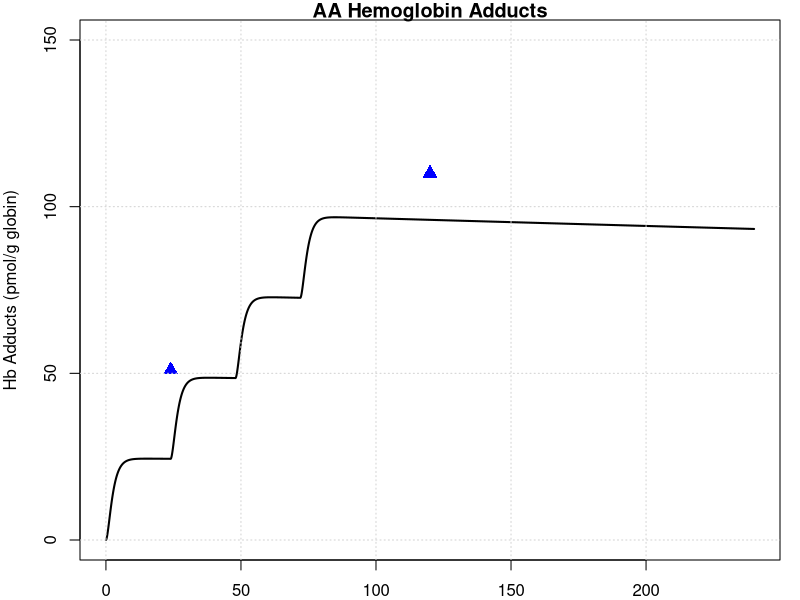

R code for this plot:
library(deSolve) ;library(minpack.lm)
graphics.off()

# body weight in kg
BW = 70 
# fractions of BW ## https://journals.sagepub.com/doi/pdf/10.1177/ANIB_32_3-4
F_B = 0.079 
F_B_AB = 0.35 #fraction: arterial blood of blood volume
F_B_VB = 0.65 #fraction: venous blood of blood volume
F_Li = 0.026
F_Ki = 0.0044
F_T = 1-(F_B+F_Li+F_Ki)
# organ volumes in L
V_AB <- BW*F_B*F_B_AB 
V_VB <- BW*F_B*F_B_VB 

V_T <- BW*F_T
V_Ki <- BW*F_Ki
V_Li <- BW*F_Li
# cardiac output in L/(kg*h)
## https://journals.sagepub.com/doi/pdf/10.1177/ANIB_32_3-4
QCC = 16        #12.5 # maybe 14 or 6.5 check?
Q_C = QCC*BW^0.75
# FQ_P = 2.5/100 Trine: We don't have a lung compartment in this model
FQ_Li = 0.255
FQ_Ki = 0.19 #total - there is also an aterial flow rate 
FQ_T = 1 -( FQ_Li + FQ_Ki) # +FQ_P) Trine: We don't have a lung compartment in this model
Q_Li <- Q_C*FQ_Li
Q_Ki <- Q_C*FQ_Ki
Q_T <- Q_C*FQ_T

MW_aa = 71   # mg/mmol
MW_ga = 87   # mg/mmol
MW_GSH = 307.32 # mg/mmol
k_0_GSH = 7   # from Sweeney paper.
MW_GSH = 307.32     # mg/mmol

# partition coefficient 
pAA_TB = .2        # Tissue::blood partition AA, Sweeney et al (2010) paper
pAA_KiB = 0.8      # Kidney::blood partition AA, Sweeney et al (2010) paper
pAA_LiB = 0.4      # liver::blood partition AA, Sweeney et al (2010) paper
# Maybe we said it earlier and these parameters are not sensitive to the model, but from which paper did you get the values of these partition coefs., 
# in the paper of Sweeney and of Li are different pAA_LiB = 0.4 and pAA_KiB = 0.8.

# reaction rate constants 
k_AAuptake = 1 #1/h

k_onAA_T = 0.028  #1/h     #  from Sweenney
k_onAA_B = 0.036  #1/h
k_onAA_Li = 0.71 #1/h
k_onAA_Ki = 0.13 #1/h

# from 0.23 to 0.35
k_cl_GSH = 0.035   # 1/h   #  Reed et al. 2008 'A mathematical model of glutathione metabolism'
# doi:10.1186/1742-4682-5-8

k_exc_AAMA = 0.049  ## MK Furh et al. report on Elimination half-life of AAMA as ~17.4 h, then k_exc_AAMA=0.0398 h-1#
# 'Toxicokinetics of acrylamide in humans after ingestion of a defined dose in a test meal to improve risk assessment for acrylamide carcinogenicity'
# DOI: 10.1158/1055-9965.EPI-05-0647
# 0.049 #1/h or 0.13 # this will change the shape

# Maximum velocity for enzymatic reaction 
V_max_p450 = 9 /MW_aa*BW^0.7  # mg/h  from Sweenney paper, checked!
# maximum rate of GA and AA conjugation with GSH (mg/(h BW^0.7))
Vmax_AA_GSH <- 24*BW^0.7 # from the Sweeny  fitted   mg/h

# +++++++++++++++++++++++++++++++++++++++++++++++++++++++++++++++++
# PARAMETERS FOR GA
# +++++++++++++++++++++++++++++++++++++++++++++++++++++++++++++++++
# partition coefficient
pGA_TB = 1.35 # Have been calculated from the Doerge et al 2005 paper on TK in mice
pGA_LiB = 0.63 # Have been calculated from the Doerge et al 2005 paper on TK in mice
pGA_KiB = .3

#k_onGA_GSH = 0.8 #L/(mmol h)
k_onGA_T = 0.69        #1/h
k_onGA_B = 0.108       #1/h
k_onGA_Ki = k_onAA_T/2 #1/h
k_onGA_Li = 0.115      #1/h

k_exc_GAMA = 0.027   ##MK Furh et al. report on Elimination half-life of GAMA: ~25.1 hours, then k_exc_GAMA = 0.0276 h-1##  
# 0.077 #1/h  # or 0.027 # from sweeney # 
k_exc_GAOH = 0.077     # 1/h  # from sweeney
# (removed as no longer used) k_exc_GA <- .4         # 1/h Q_Ki*0.025

# Maximum velocity for enzymatic reaction 
V_max_EH = 20 *BW^0.7  
KM_p450 = 10.0
KM_EH = 100.0
# maximum rate of GA and AA conjugation with GSH (mg/(h BW^0.7))
Vmax_GA_GSH <- 20*BW^0.7 # from the Sweeny ( Vmax_GC2 )  fitted   mg/h

KMG1 = 50  #!Km with respect to AA for GSH conjugation mg/L (from Sweeny code) 
# Trine: This should be mg. Delete the term MW_aa
# Sweeney has this parameter for rats ans 100 mg/L why did you use this number and why divived by MW??

KMGG = .1/MW_GSH    # !KM with respect to GSH for AA or GA conjugation with GSH mmol/L. Trine: should be mg/L
####and that this is 307 mg/L #This comment is wrong ignore
KMG2 = 100        #!Km with respect to GA for GSH conjugation mM. Trine: This should be mg. Delete the term MW_aa
# The same comment as for KMG1

# from the code, not from paper
KPT_Li = 0.015    # !'protein turnover rate in liver'# this is confimred in the exp. values of Sweeney
KPT_Ki = 0.013    # !'protein turnover rate in kidney'# 1/h this is 0.012 in Sweeney, I guess its not much of difference
#KPTR   = 1        # !'protein turnover rate in rpt'# this is 0.012 in Li et.al
KPTS   = 0.0039   # !'protein turnover rate in spt'# and this they have it 0.0051 Sweeney and Li 0.0012 refering to Sweeney
KPTRB  = 0.00035  # (correct by Maria)    # !'protein turnover rate in rbc'# how did we get that?
KPTPL  = 0.012    # !'protein turnover rate in plasma'# Sweeney has 0.012 for this value

kpb_Li = 0.1    #!protein binding in liver
kpbk_ki = 0.08   #!protein binding in kidney
kpbr1 = 0.08  # !protein binding in rpt
kpbs1 = 0.08   #!protein binding in spt
kpbrb1 = 0.01 # !protein binding in rbc (hemoglobin binding)
kpbpl1 = 0.01   #!protein binding in plasma 
reactratio = 2.0  #!reactivity ratio with protein, AA/GA
kpb_Li_2 = kpb_Li/reactratio    #!protein binding in liver
kpbk2 = kpbk_ki/reactratio    #!protein binding in kidney
kpbr2 = kpbr1/reactratio    #!protein binding in rpt
kpbs2 = kpbs1/reactratio    #!protein binding in spt
kpbrb2 = kpbrb1/reactratio  #!protein binding in rbc (hemoglobin binding)
kpbpl2 = kpbpl1/reactratio  #!protein binding in plasma 

#  Formation Constants ( L / g_Hb h )
K_FORM_AA_VAL <- 1 
K_FORM_GA_VAL <- 34000 

# 3. Removal Constants (1/h)
K_REM_AA_VAL <- 0.00035 # 0.00035
K_REM_GA_VAL <- 0.00035 # 0.00035


hematocrit = 0.40 # fraction of blood volume that is red blood cells. Male: ~0.42–0.52  Female: ~0.37–0.47  
V_RBC = hematocrit * V_VB
k_deg_Hb = log(2)/(120*24)  # ≈ 0.00024 1/h RBC lifespan (~120 days)

# +++++++++++++++++++++++++++++++++++++++++++++++++++++++++++++++++
# create list of parameter
# +++++++++++++++++++++++++++++++++++++++++++++++++++++++++++++++++
params <- unlist(c(data.frame(pAA_TB, pAA_LiB, pAA_KiB,
                              pGA_TB, pGA_LiB, pGA_KiB,
                              k_onAA_T, k_onAA_B, k_onAA_Li,  k_onAA_Ki,
                              k_onGA_T, k_onGA_B, k_onGA_Li, k_onGA_Ki, 
                              k_exc_AAMA, k_exc_GAMA,
                              k_cl_GSH, V_max_p450, KM_p450, V_max_EH, KM_EH,
                              k_AAuptake)
))
yini <- c(m_AA_AB = 0.0, m_GA_AB = 0.0, m_AA_VB = 0.0, m_GA_VB = 0.0,
          m_AA_Ki = 0.0, m_GA_Ki = 0.0, m_AA_dose = 0 ,
          m_AA_Li = 0.0, m_AAMA = 0.0,  m_GA_Li = 0.0, m_GAMA  = 0.0,       
          m_GSH_Li = k_0_GSH * V_Li * MW_GSH, 
          m_AA_T = 0.0, m_GA_T = 0.0, m_GAOH = 0.0, 
          m_AA_Hb = 0.0,   # <-- AA-hemoglobin adduct
          m_GA_Hb = 0.0    # <-- GA-hemoglobin adduct
)
# ++++++++++++++++++++++++++++++++++++++++++++++++++++++++++++++++++
# PBPK model for Acrylamide (AA) with GA and mass-balance diagnostics
# ++++++++++++++++++++++++++++++++++++++++++++++++++++++++++++++++++
PBPKmodelAA <- function(t, state, parameter) {
  with(as.list(c(t, state, parameter)), {
    
    #---#---#  Model for AA  #---#---#
    # concentrations blood in the organs in mg/L
    c_AA_AB <- m_AA_AB / V_AB
    c_AA_VB <- m_AA_VB / V_VB
    c_AA_T  <- m_AA_T  / V_T
    c_AA_Li <- m_AA_Li / V_Li   
    c_AA_Ki <- m_AA_Ki / V_Ki
    
    c_GSH_Li <- m_GSH_Li / V_Li
    
    # units checked -> mg/h
    dm_AA_dose <- - k_AAuptake * m_AA_dose
    
    # AB::aterial blood
    # units checked -> mg/h
    dm_AA_AB <- Q_C * (c_AA_VB - c_AA_AB) - k_onAA_B * m_AA_AB
    # VB::venous blood
    dm_AA_VB <- Q_T * (c_AA_T / pAA_TB) + Q_Li * (c_AA_Li / pAA_LiB) + Q_Ki * (c_AA_Ki / pAA_KiB) -
      Q_C * c_AA_VB - k_onAA_B * m_AA_VB
    # overall turnover / bound pool in blood (diagnostic of binding turnover)
    
    # ++++++++++++++++++++++++++++++++++++++++++++++++++++++++++++++++++
    # ++++++++++++++++++++++++++++++++++++++++++++++++++++++++++++++++++
    #  terminal valine hemoglobin adducts
    dm_AA_Hb <- K_FORM_AA_VAL * c_AA_VB * V_RBC/MW_aa - k_deg_Hb * m_AA_Hb
    # ++++++++++++++++++++++++++++++++++++++++++++++++++++++++++++++++++
    # ++++++++++++++++++++++++++++++++++++++++++++++++++++++++++++++++++
    
    
    # Kidney
    dm_AA_Ki <- Q_Ki * c_AA_AB - Q_Ki * (c_AA_Ki / pAA_KiB) - k_onAA_Ki * m_AA_Ki
 
    # liver metabolism (AA -> GA via P450 and AA -> AAMA via GSH conjugation)
    metAA_GSH  <- Vmax_AA_GSH * c_AA_Li * c_GSH_Li / ((KMG1 + c_AA_Li) * (KMGG + c_GSH_Li))
    metAA_P450 <- V_max_p450 * MW_aa * c_AA_Li / (KM_p450 + c_AA_Li)
    
    # Liver mass balance for AA
    dm_AA_Li <- Q_Li * (c_AA_AB - c_AA_Li / pAA_LiB) + k_AAuptake * m_AA_dose -
      k_onAA_Li * m_AA_Li - metAA_P450 - metAA_GSH

    # Tissue
    dm_AA_T <- Q_T * (c_AA_AB - c_AA_T / pAA_TB) - k_onAA_T * m_AA_T
   
    # Urine / metabolite AAMA (from AA via GSH conjugation)
    dm_AAMA <- metAA_GSH - m_AAMA * k_exc_AAMA
    
    
    ########################################################################################
    #-GA-#-GA-#  Model for GA  #-GA-#-GA-#    
    # concentrations blood in the organs in mg/L
    c_GA_AB <- m_GA_AB / V_AB
    c_GA_VB <- m_GA_VB / V_VB
    c_GA_T  <- m_GA_T  / V_T
    c_GA_Li <- m_GA_Li / V_Li
    c_GA_Ki <- m_GA_Ki / V_Ki
    
    # Blood
    dm_GA_AB <- Q_C * (c_GA_VB - c_GA_AB) - k_onGA_B * m_GA_AB
    dm_GA_VB <- Q_T * (c_GA_T / pGA_TB) + Q_Li * (c_GA_Li / pGA_LiB) + Q_Ki * (c_GA_Ki / pGA_KiB) -
      Q_C * c_GA_VB - k_onGA_B * m_GA_VB
    
    # hemoglobin
    dm_GA_Hb <- K_FORM_GA_VAL * c_GA_VB - K_REM_GA_VAL * m_GA_Hb
    
    
    # Kidney
    dm_GA_Ki <- Q_Ki * c_GA_AB - Q_Ki * (c_GA_Ki / pGA_KiB) - k_onGA_Ki * m_GA_Ki

    # Liver metabolism for GA (and formation from AA via p450)
    metGA_GSH <- Vmax_GA_GSH * c_GSH_Li * c_GA_Li / ((c_GA_Li + KMG2) * (c_GSH_Li + KMGG))
    metGA_EH  <- V_max_EH  * c_GA_Li / (KM_EH + c_GA_Li)
    
    dm_GA_Li <- Q_Li * (c_GA_AB - c_GA_Li / pGA_LiB) - k_onGA_Li * m_GA_Li +
      metAA_P450 - metGA_GSH - metGA_EH
  
    # GA metabolites (excretable)
    dm_GAMA  <- metGA_GSH - m_GAMA * k_exc_GAMA
    dm_GAOH  <- metGA_EH  - m_GAOH * k_exc_GAOH
    
    # Tissue
    dm_GA_T <- Q_T * (c_GA_AB - c_GA_T / pGA_TB) - k_onGA_T * m_GA_T

    # GSH pool in liver (consumed by both AA and GA conjugation)
    dm_GSH_Li <- k_0_GSH * V_Li * MW_GSH - k_cl_GSH * m_GSH_Li - metAA_GSH - metGA_GSH
    
    # -------------------------------------------------------------------------
    # Return: first element must be vector of derivatives
    # (in the same order as `state`)
    derivs <- c(
      dm_AA_AB,    dm_GA_AB,   
      dm_AA_VB,    dm_GA_VB,
      dm_AA_Ki,    dm_GA_Ki,   dm_AA_dose,
      dm_AA_Li,    dm_AAMA,
      dm_GA_Li,    dm_GAMA,
      dm_GSH_Li,   dm_AA_T,     dm_GA_T,
      dm_GAOH,
      dm_AA_Hb ,   # <-- AA-hemoglobin adduct
      dm_GA_Hb     # <-- GA-hemoglobin adduct
    )
    
    # Named diagnostics returned as additional items (deSolve will include them in output)
    return(list(
      derivs
    ))
  })
}
PBPKmodelAA <- compiler::cmpfun(PBPKmodelAA)

# ++++++++++++++++++++++++++++++++++++++++++++++++++++++++++++++++++
# manual readout from Vikstrom 2011 InVitroAcrylamide
# ++++++++++++++++++++++++++++++++++++++++++++++++++++++++++++++++++

n_days = 10  # simulate for 5 days
times <- seq(from = 0, to = n_days * 24   , by = 0.1)
diet <- data.frame(var = "m_AA_dose", method = "add",   #  24* c(0:(n_days/2))
                   time = c(0, 24, 48, 72 ),  value = 11 *BW /1000 ) #  0.5 *BW /1000   # dose of 0.05 microg/kg bw
out <- ode(y = yini, times = times, func = PBPKmodelAA, parms = params, events = list(data = diet))

# Calculate Unit Conversion Factor: mg (model) -> pmol/g globin (y-axis)
Total_Globin_mg <- 150 * 5000 # = 750,000 mg
# Factor = (1e9 pmol/mmol) / (MW_aa_mg/mmol * Total_Globin_g)
Total_Globin_g <- Total_Globin_mg / 1000 # 750 g
conv_factor_AA <- 1e9 / (MW_aa * Total_Globin_g) 
conv_factor_GA <- 1e9 / (MW_ga * Total_Globin_g)

par(mfrow=c(1,1),mar=c(2,4,1,1))
# plot for hemoglobin adducts AA 
plot(out[,'time'], 
     out[,'m_AA_Hb'] * conv_factor_AA ,  # 6.53×10^6
     type = 'l', lwd=2,  xlab = 'Time (hours)',    ylab = 'Hb Adducts (pmol/g globin)', 
     main = 'AA Hemoglobin Adducts',    ylim = c(0, 150)) # Adjusted ylim to typical range (0-150)
# Add reference points (ensure these values are also in pmol/g globin)
points(c(24, 120), c(51, 110), col="blue", cex = 1.5, pch = 17) ; grid()
